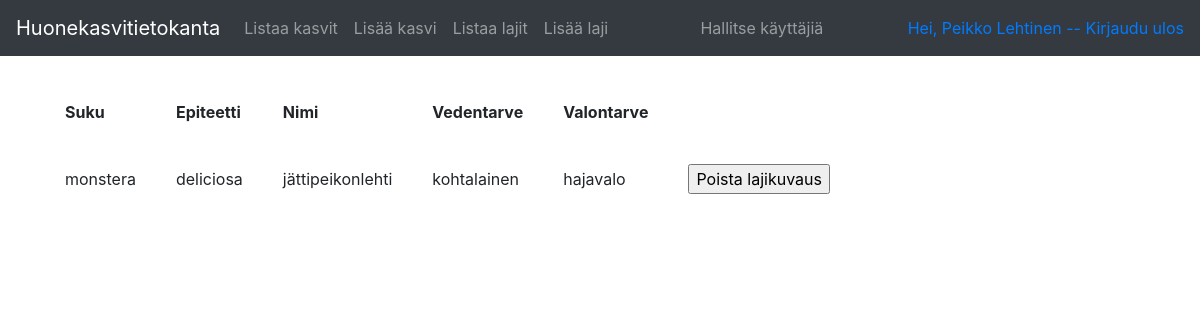
The app's page /species (signed in), older data.
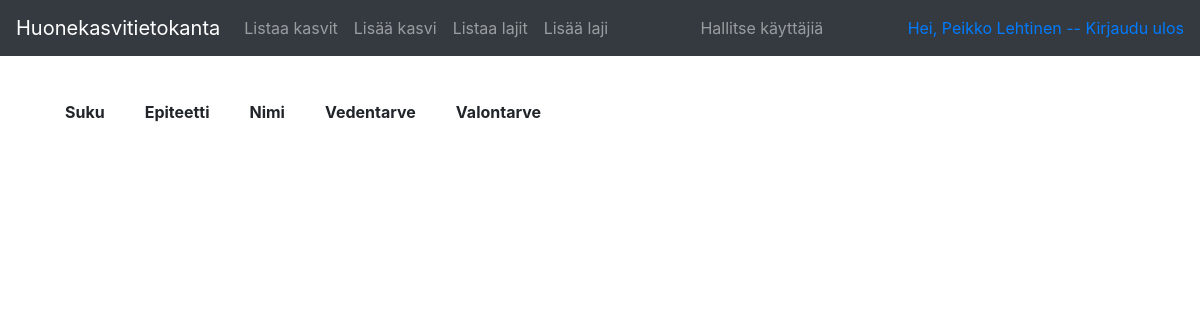
The same page, newer data.
### application/auth/models.py (models this page shows, shortened)
class User(db.Model):
    __tablename__ = "account"
    id = db.Column(db.Integer, primary_key=True)
    date_created = db.Column(db.DateTime, default=db.func.current_timestamp())
    date_modified = db.Column(db.DateTime, default=db.func.current_timestamp(),
                              onupdate=db.func.current_timestamp())
    name = db.Column(db.String(144), nullable=False)
    username = db.Column(db.String(144), nullable=False)
    password = db.Column(db.String(144), nullable=False)
    plants = db.relationship("Plant", backref='account', lazy=True)

### application/species/models.py (models this page shows, shortened)
class Species(Base):
    __tablename__ = "species"
    genus = db.Column(db.String(144), nullable=False)
    epithet = db.Column(db.String(144), nullable=False)
    water = db.Column(db.String(144), nullable=False)
    light = db.Column(db.String(144), nullable=False)
    plants = db.relationship('Plant', backref='plant_species', lazy=True)

### application/species/views.py (the view)
@app.route("/species", methods=["GET"])
@login_required
def species_index():
    return render_template("species/list.html", species = Species.query.all())

### application/__init__.py (called while the page is built)
@login_manager.user_loader
def load_user(user_id):
    return User.query.get(user_id)

### application/templates/species/list.html
{% extends "layout.html" %}
{% block body %}
  <table cellpadding="20">
    <tr>
      <th>Suku</th>
      <th>Epiteetti</th>
      <th>Nimi</th>
      <th>Vedentarve</th>
      <th>Valontarve</th>
    </tr>
    {% for species in species %}
    <tr>
      <td>{{ species.genus }}</td>
      <td>{{ species.epithet }}</td>
      <td>{{ species.name }}</td>
      <td>{{ species.water }}</td>
      <td>{{ species.light }}</td>
      <td>
        <form method="POST" action="{{ url_for('species_delete', species_id=species.id) }}">
          <input type="submit" value="Poista lajikuvaus"/>
        </form>
            </td>
      <td>
            </td>
    </tr>
    {% endfor %}
  </table>
{% endblock %}

### application/templates/layout.html (shortened to what this page needs)
<!DOCTYPE html>
<html>
  <head>
    <link rel="stylesheet" href="https://maxcdn.bootstrapcdn.com/bootstrap/4.0.0/css/bootstrap.min.css">
  </head>
  <body>
      <nav class="navbar navbar-expand-md navbar-dark bg-dark mb-4">
          <a class="navbar-brand" href="{{url_for('index')}}">Huonekasvitietokanta</a>
          {% if current_user.is_authenticated %}
          <div class="collapse navbar-collapse" id="navbarCollapse">
                  <ul class="navbar-nav mr-auto">
                    <li class="nav-item">
                      <a class="nav-link" href="{{ url_for('plants_index') }} ">Listaa kasvit</a>
                    </li>
                    <li class="nav-item">
                      <a class="nav-link" href="{{ url_for('plants_form') }} ">Lisää kasvi</a>
                    </li>
                    <li class="nav-item">
                        <a class="nav-link" href="{{ url_for('species_index') }} ">Listaa lajit</a>
                      </li>
                      <li class="nav-item">
                          <a class="nav-link" href="{{ url_for('species_form') }} ">Lisää laji</a>
                        </li>
                  </ul>
                  <ul class="navbar-nav mr-auto">
                      <li class="nav-item">
                          <a class="nav-link" href="{{ url_for('auth_index') }} ">Hallitse käyttäjiä</a>
                        </li>
                    </ul>
                  {% endif %}
                  <div class="form-inline mt-2 mt-md-0">
              {% if current_user.is_authenticated %}
              <a href="{{ url_for('auth_logout') }}">Hei, {{ current_user.name }} -- Kirjaudu ulos</a>
              {% else %}
              </li><a class= "nav-link" href="{{ url_for('auth_login') }}">Kirjaudu sisään</a>
              <a class="nav-link" href="{{ url_for('auth_new') }}">Luo tunnus</a>
              {% endif %}
                  </div>
          </div>
              </nav>
<main role="main" class="container">
    {% block body %}{% endblock %}
  </body>
</html>

Row changes from the older to the newer data that the page shows:
removed Species: genus "monstera", epithet "deliciosa", name "jättipeikonlehti", water "kohtalainen", light "hajavalo"
